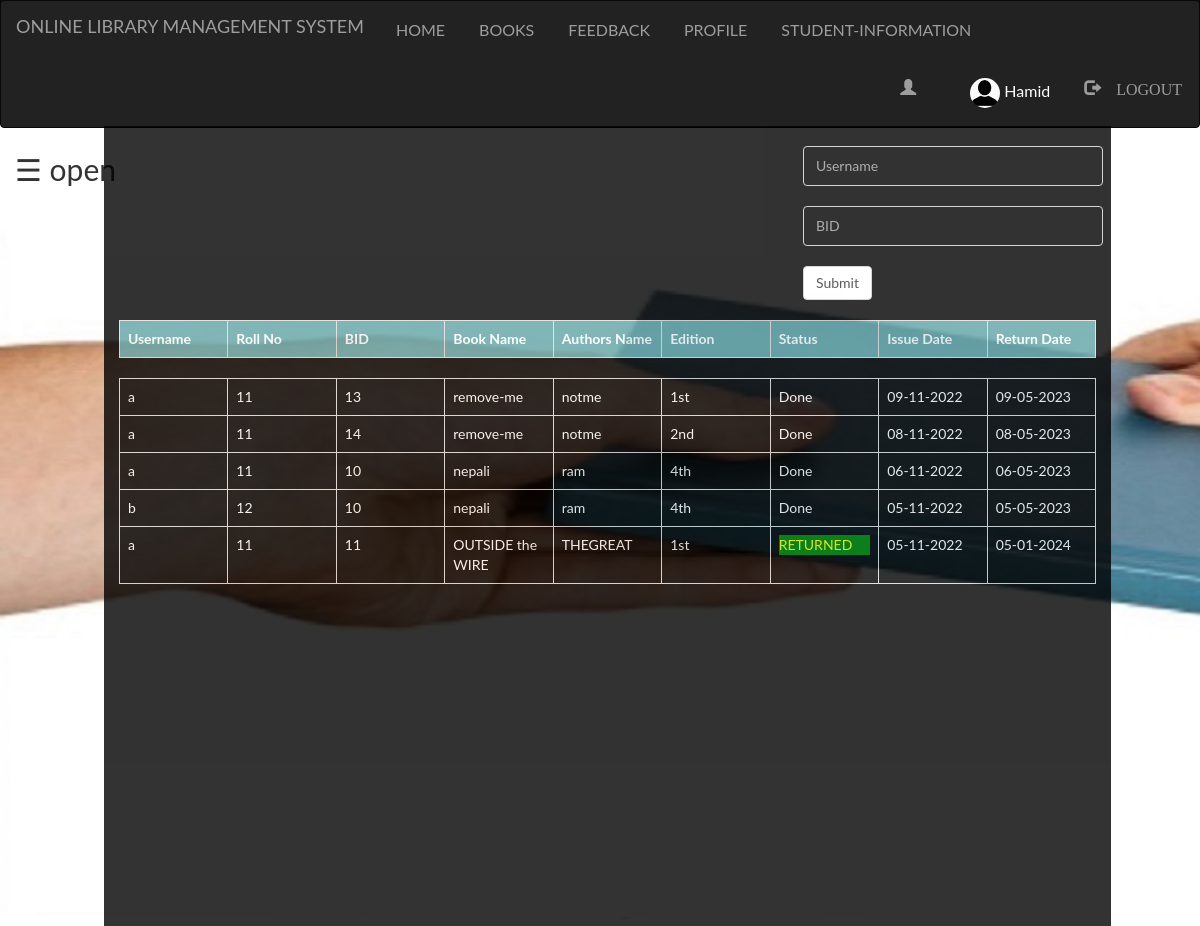
The app's page /Admin/expired.php (signed in) with its own data.
### tables this page shows
CREATE TABLE `student` (
  `first` varchar(100) NOT NULL,
  `last` varchar(100) NOT NULL,
  `username` varchar(100) NOT NULL,
  `password` varchar(100) NOT NULL,
  `roll` int(100) NOT NULL,
  `email` varchar(100) NOT NULL,
  `contact` varchar(100) NOT NULL,
  `pic` varchar(100) NOT NULL
);

CREATE TABLE `books` (
  `bid` int(100) NOT NULL,
  `name` varchar(100) NOT NULL,
  `authors` varchar(100) NOT NULL,
  `edition` varchar(100) NOT NULL,
  `status` varchar(100) NOT NULL,
  `quantity` int(100) NOT NULL,
  `department` varchar(100) NOT NULL,
  `bcount` int(100) NOT NULL
);

CREATE TABLE `issue_book` (
  `id` int(100) NOT NULL,
  `username` varchar(100) NOT NULL,
  `bid` int(100) NOT NULL,
  `approve` varchar(100) NOT NULL,
  `issue` varchar(100) NOT NULL,
  `return` varchar(100) NOT NULL
);

### Admin/expired.php (the view, shortened to what this page needs)
<?php
  include "navbar.php";
?>
<!DOCTYPE html>
<html>
<head>
</head>
<body>
<div id="main">
  <span style="font-size:30px;cursor:pointer" onclick="openNav()">&#9776; open</span>
  <div class="container">
    <?php
      if(isset($_SESSION['login_user1']))
      {
        ?>
          <div class="srch" >
          <br>
          <form method="post" action="" name="form1">
            <input type="text" name="username" class="form-control" placeholder="Username" required=""><br>
            <input type="text" name="bid" class="form-control" placeholder="BID" required=""><br>
            <button class="btn btn-default" name="submit" type="submit">Submit</button><br><br>
          </form>
        </div>
        <?php
      }
         $ret='<p style="color:yellow; background-color:green;">RETURNED</p>';
        if(isset($_POST['submit2']))
        {
        $sql="SELECT student.username,roll,books.bid,name,authors,edition,approve,issue,issue_book.return FROM student inner join issue_book ON student.username=issue_book.username inner join books ON issue_book.bid=books.bid WHERE issue_book.approve ='$ret' ORDER BY `issue_book`.`return` DESC";
        $res=mysqli_query($db,$sql);
        }
        else
        {
        $sql="SELECT student.username,roll,books.bid,name,authors,edition,approve,issue,issue_book.return FROM student inner join issue_book ON student.username=issue_book.username inner join books ON issue_book.bid=books.bid WHERE issue_book.approve !='' and issue_book.approve !='Yes' ORDER BY `issue_book`.`return` DESC";
        $res=mysqli_query($db,$sql);
        }
        echo "<table class='table table-bordered' style='width:100%;' >";
        echo "<tr style='background-color: #6db6b9e6;'>";
        echo "<th>"; echo "Username";  echo "</th>";
        echo "<th>"; echo "Roll No";  echo "</th>";
        echo "<th>"; echo "BID";  echo "</th>";
        echo "<th>"; echo "Book Name";  echo "</th>";
        echo "<th>"; echo "Authors Name";  echo "</th>";
        echo "<th>"; echo "Edition";  echo "</th>";
        echo "<th>"; echo "Status";  echo "</th>";
        echo "<th>"; echo "Issue Date";  echo "</th>";
        echo "<th>"; echo "Return Date";  echo "</th>";
      echo "</tr>";
      echo "</table>";
       echo "<div class='scroll'>";
        echo "<table class='table table-bordered' >";
      while($row=mysqli_fetch_assoc($res))
      {
        echo "<tr>";
          echo "<td>"; echo $row['username']; echo "</td>";
          echo "<td>"; echo $row['roll']; echo "</td>";
          echo "<td>"; echo $row['bid']; echo "</td>";
          echo "<td>"; echo $row['name']; echo "</td>";
          echo "<td>"; echo $row['authors']; echo "</td>";
          echo "<td>"; echo $row['edition']; echo "</td>";
          echo "<td>"; echo $row['approve']; echo "</td>";
          echo "<td>"; echo $row['issue']; echo "</td>";
          echo "<td>"; echo $row['return']; echo "</td>";
        echo "</tr>";
      }
    echo "</table>";
        echo "</div>";
  ?>
  </div>
</div>
</body>
</html>

### Admin/style.css (style rules this page uses)
html, body, div, span, object, iframe, h1, h2, h3, h4, h5, h6, p, blockquote, pre, abbr, address, cite, code, del, dfn, em, img, ins, kbd, q, samp, small, strong, sub, sup, var, b, i, dl, dt, dd, ol, ul, li, fieldset, form, label, legend, table, caption, tbody, tfoot, thead, tr, th, td, article, aside, canvas, details, figcaption, figure, footer, header, hgroup, menu, nav, section, summary, time, mark, audio, video { margin:0; padding:0; border:0; outline:0; font-size:100%; vertical-align:baseline; background:transparent; }
body { line-height:1; }
table { border-collapse:collapse; border-spacing:0; }
input, select { vertical-align:middle; }
input { height: 25px; width: 300px; }

### Admin/expired.php (style rules this page uses)
.srch { padding-left: 70%; }
.form-control { width: 300px; height: 40px; background-color: black; color: white; }
body { background-image: url("images/aa.jpg"); background-repeat: no-repeat; background-size: cover; font-family: "Lato", sans-serif; transition: background-color .5s; }
#main { transition: margin-left .5s; padding-left: 15px; }
.container { height: 800px; width: 85%; background-color: black; opacity: .8; color: white; margin-top: -65px; }
.scroll { width: 100%; height: 400px; overflow: auto; }
th,td { width: 10%; }

### records on screen
student: username "a", roll "11", books.bid "13", books.name "remove-me", books.authors "notme", books.edition "1st", issue_book.approve "Done", issue_book.issue "09-11-2022", issue_book.return "09-05-2023", books.bid "14", books.edition "2nd", issue_book.issue "08-11-2022", issue_book.return "08-05-2023", books.bid "10", books.name "nepali", books.authors "ram", books.edition "4th", issue_book.issue "06-11-2022", issue_book.return "06-05-2023", books.bid "11", books.name "OUTSIDE the WIRE", books.authors "THEGREAT", issue_book.approve "RETURNED", issue_book.issue "05-11-2022", issue_book.return "05-01-2024"
student: username "b", roll "12", books.bid "10", books.name "nepali", books.authors "ram", books.edition "4th", issue_book.approve "Done", issue_book.issue "05-11-2022", issue_book.return "05-05-2023"

### other values on screen
$_SESSION['login_user1'] "Hamid"
